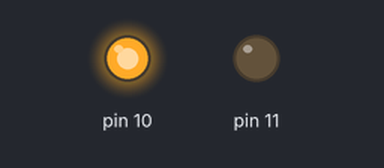
Bench run of a sketch on a simulated Arduino Uno, built with avr-gcc and run on an emulated ATmega328P. Parts: output pins drawn as LEDs (lit = HIGH).

Above: at 0.15 s.
At 16.03 s:
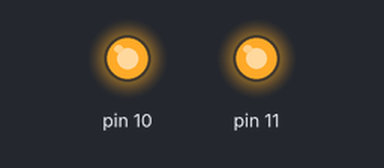
Timing chart, 0 to 16.4 s (numbered marks = the images above):
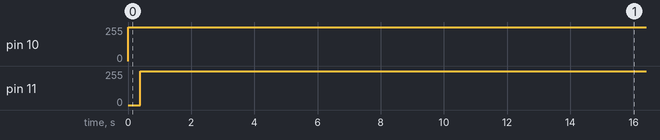

The sketch:

DiodyPulsowanie.ino
```cpp
char szmoc = 128;
char krok = 1;

void setup()
{
 pinMode(10, OUTPUT);
 pinMode(11, OUTPUT);
}

void loop()
{
 szmoc = szmoc + krok;

 if(szmoc == 254 || szmoc == 1)
  krok = -1 * krok;

 analogWrite(10, szmoc);
 analogWrite(11, (255 - szmoc));
 delay(3);
}
```

Measured:
- by itself, pin 10: 0/255 → 255/255 at 0.00 s
- by itself, pin 11: 0/255 → 254/255 at 0.39 s
